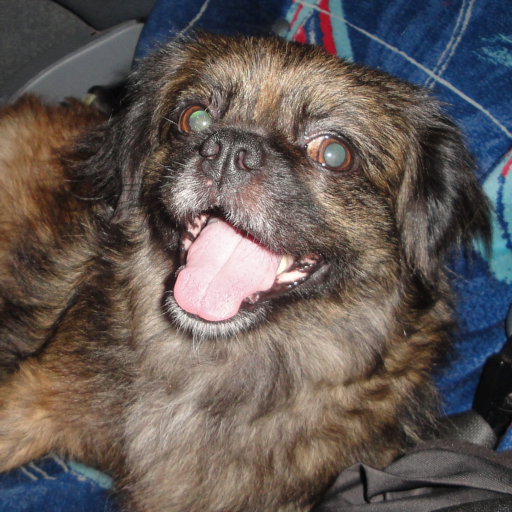
#> input picture Image_Processing/2-Parcial/tresholding/chicky_512.png, 512 x 512 px
$ jupyter execute transformaciones_de_intensidad.ipynb
#> lines starting #> are read from the running program, lines starting #| are printed output that depends on the picture; after the words box and inside, x2 and y2 are one past the last pixel; in counts of white or black regions, pixels touching at a corner belong together
# Transformaciones de identidad y filtrado espacial

## Introducción

El dominio espacial opera directamente sobre los pixeles de una imagen a diferencia por ejemplo del dominio de la frecuencia en el que las operaciones se realizan dobre la transformada de furier

### Ecuación #1

$ g(x,y) = T[f(x,y)] $

donde $ f(x,Y) $ es la imagen original, $g(x,y)$ es el operador de salida

Vamos a usar la vecindad más pequeña que es la vecindad de 1, es decir el pixel único $p$

### Funciones de transformacion de identidad o función treshholding

Todos los pixeles que pasen del umbral (128) se van a mandar a 255 y los que no lo pasen se van a pasar a 0, por lo que vamos a tener como resultado una imagen binarizada, o una imagen en blanco y negro

### Paso #1 leemos la imagen en escala de grises

[cell 1]
import numpy as np
import cv2 as cv
import matplotlib.pyplot as plt

image = cv.imread("chicky_512.png",0)
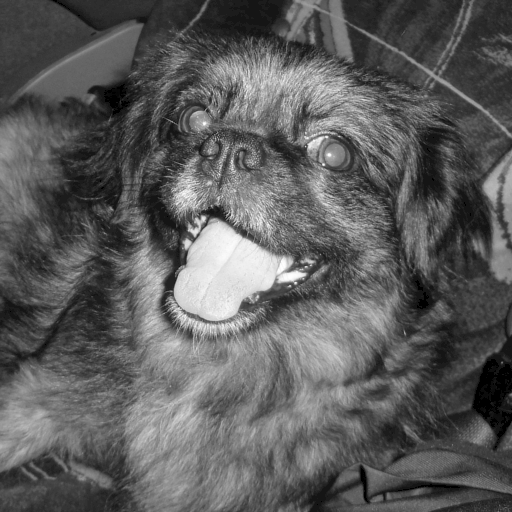
#> image: shape (512, 512); min 0, max 255, mean 92.5

plt.imshow(image, cmap="gray")

# Paso #2 creamos una matriz con las mismas dimensiones

[cell 2]
matriz = np.zeros((image.shape[0], image.shape[1]), dtype = np.uint8)

plt.imshow(matriz, cmap= "gray")
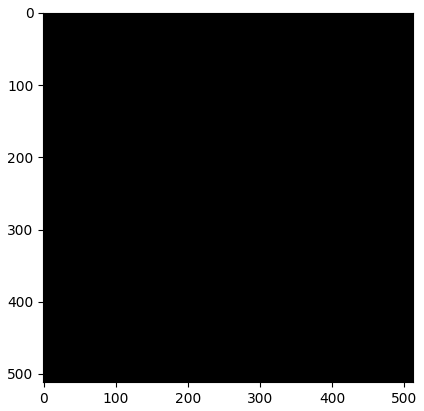
#> figure drawn by matplotlib, 1 panel

# Paso #3 aplicamos la condicion y asignamos los nuevos valores en la matriz

[cell 3]
for i in range(0, image.shape[0], 1):
    for l in range(0, image.shape[1], 1):
        if(image[i][l] >= 125):
            matriz[i][l] = 255
        else:
            matriz[i][l] = 0
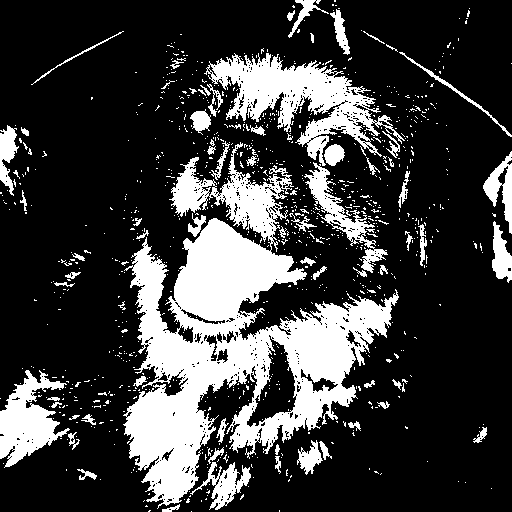
#> matriz: shape (512, 512); 23.9% white; 947 white regions (876 under 20 px), largest, box (x1, y1, x2, y2) and area: (123, 142, 399, 509) 37334, (204, 53, 405, 166) 8042, (0, 370, 70, 468) 3400

plt.imshow(matriz, cmap="gray")

### Llamamos a esta tecnica umbralizacion global en donde ponemos un unmbral en toda la imagen

Ahora, existe un metodo para realizar este metodo de umbralizacion que lo hace más facilmente y es la siguiente:

[cell 4]
cv.threshold(image, 128, 1, cv.THRESH_BINARY)

Tenemos que plotear el segundo elemento de la tupla, por que esa es la imagen

[cell 5]
cv.threshold(image, 128, 1, cv.THRESH_BINARY)[1]

[cell 6]
#ploteamos

plt.imshow(cv.threshold(image, 128, 1, cv.THRESH_BINARY)[1], cmap="gray")
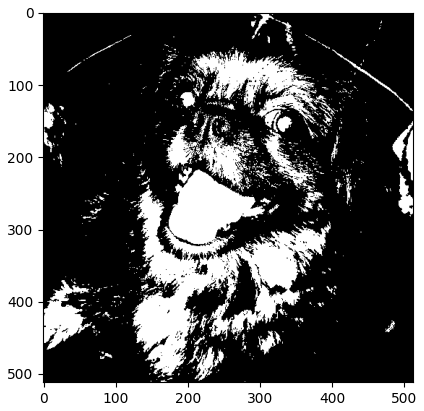
#> figure drawn by matplotlib, 1 panel

### Podemos hacerlo de la manera invertida con la umbralizacion

[cell 7]
plt.imshow(cv.threshold(image, 128, 1, cv.THRESH_BINARY_INV)[1], cmap="gray")
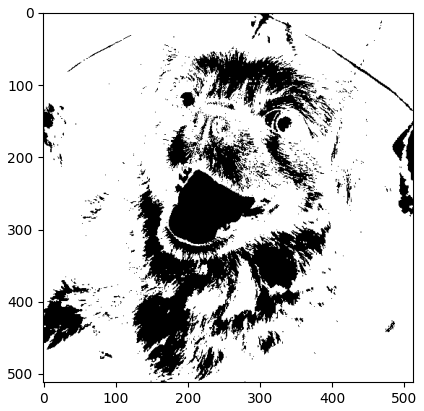
#> figure drawn by matplotlib, 1 panel

### podemos usar una funcion para corroborar los valores de nuestra imagen y si es binaria

[cell 8]
np.unique(matriz)
#> Out = [0, 255]

# NEGATIVOS

[cell 9]
imagen_aux = np.zeros((image.shape[0], image.shape[1]), dtype = np.uint8)

plt.imshow(imagen_aux, cmap= "gray")

[cell 10]
for i in range(0, image.shape[0], 1):
    for l in range(0, image.shape[1], 1):
        imagen_aux[i][l] = 255 - image[i][l]
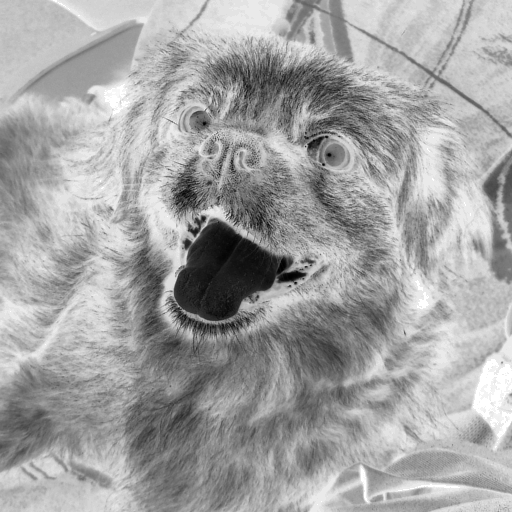
#> imagen_aux: shape (512, 512); min 0, max 255, mean 162.5

plt.imshow(imagen_aux, cmap="gray")
